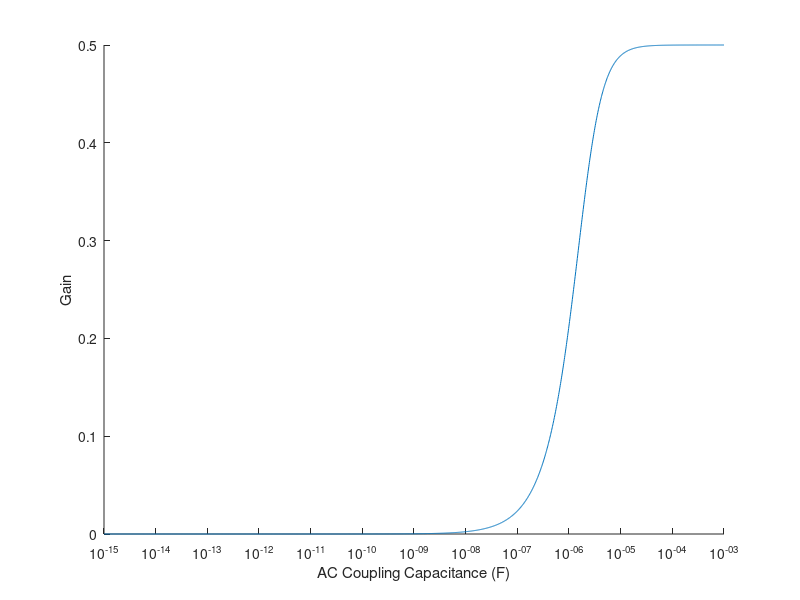

Write MATLAB code to recreate this figure.
#!/usr/bin/octave
%plots tether C vs tether gain

%given parameters
Rdata = 75;
w = 1e3*2*pi;

function out = F(C,Rdata,w)
	s = i*w;
	out = abs(Rdata./(2*Rdata + 2./(C.*s)));
endfunction

low_bound = 1e-15;
high_bound = 1e-3;
data_points = 2000;

%create range for C
C = logspace(log10(low_bound),log10(high_bound),data_points)

hold on
semilogx(C,F(C,Rdata,w))
xlabel('AC Coupling Capacitance (F)')
ylabel('Gain')

pause
